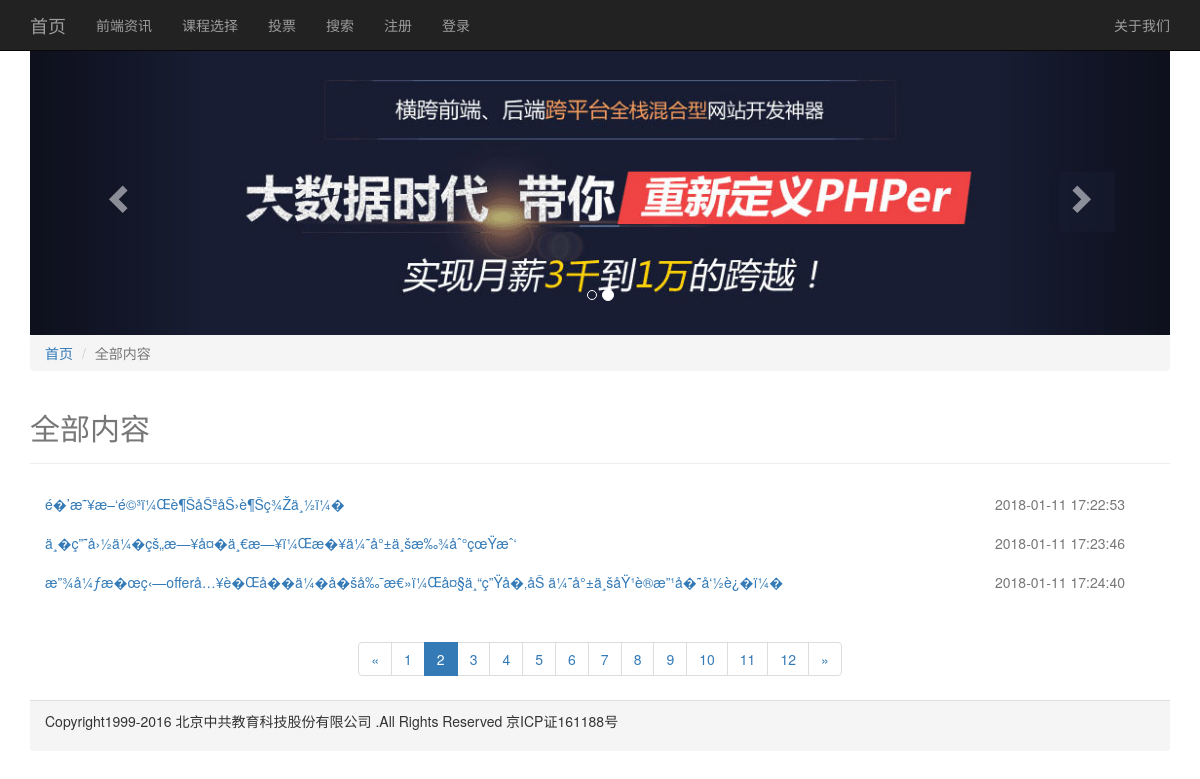
The app's page /list.php?column=全部内容&page=2 with its own data.
### tables this page shows
CREATE TABLE IF NOT EXISTS `u_article` (
  `u_id` int(10) unsigned NOT NULL AUTO_INCREMENT,
  `u_title` varchar(300) NOT NULL,
  `u_column` varchar(100) NOT NULL,
  `u_description` text NOT NULL,
  `u_keywords` varchar(100) NOT NULL,
  `u_contents` text NOT NULL,
  `u_thumb` varchar(200) NOT NULL,
  `u_author` varchar(100) NOT NULL,
  `u_add_date` varchar(50) NOT NULL,
  PRIMARY KEY (`u_id`)
);

### list.php (the view, shortened to what this page needs)
<!DOCTYPE html>
<?php
$con = new mysqli('localhost', 'root', 'root', 'myitem');
$column = empty($_GET['column']) ? '全部内容' : $_GET['column'];
$pageSize = 3;
$pages = empty($_GET['page']) ? 1 : $_GET['page'];
$pageStart = ($pages - 1) * $pageSize;
if( $column == '全部内容' )
{
    $sql = "SELECT * FROM u_article ORDER BY u_id LIMIT $pageStart,$pageSize";
    $sqlTotal = "SELECT * FROM u_article";
}
else
{
    $sql = "SELECT * FROM u_article WHERE u_column='$column' ORDER BY u_id LIMIT $pageStart,$pageSize";
    $sqlTotal = "SELECT * FROM u_article WHERE u_column='$column' ORDER BY u_id";
}
$result = $con->query($sql);
$resultTotal = $con->query($sqlTotal);
$pageNum = ceil($resultTotal->num_rows/$pageSize);
?>
<html lang="zh-CN">
<head>
    <?php include "include/head.php"; ?>
</head>
<body>
<?php include "include/navbar.php"; ?>
<div class="container">
    <ol class="breadcrumb">
        <li><a href="index.php">首页</a></li>
        <li class="active"><?php echo $column; ?></li>
    </ol>
    <div class="page-header">
        <h2 class="text-muted"><?php echo $column; ?></h2>
    </div>
    <ul class=" list-group list">
        <?php
        if ($result->num_rows > 0) {
            while ($row = $result->fetch_assoc()) {
                ?>
                <li class="list-group-item row">
                    <a href="#" class="col-md-10"><?php echo $row['u_title'] ?></a>
                    <span class="text-muted col-md-2"><?php echo date('Y-m-d H:i:s', $row['u_add_date']) ?></span>
                </li>
                <?php
            }
        } else {
            echo '此栏目下没有文章';
        }
        ?>
    </ul>
    <nav aria-label="Page navigation" class="text-center">
        <ul class="pagination">
            <li>
                <a href="list.php?column=<?php echo $column;?>&page=<?php echo $pages-1;?>" aria-label="Previous"  class="<?php if($pages==1) echo 'btn disabled'?>">
                    <span aria-hidden="true">&laquo;</span>
                </a>
            </li>
            <?php
                for ($i=1;$i<=$pageNum;$i++) {
            ?>
            <li class="<?php if ($i==$pages) echo 'active';?>"><a href="list.php?column=<?php echo $column;?>&page=<?php echo $i;?>"><?php echo $i?></a></li>
            <?php
                }
            ?>
            <li>
                <a href="list.php?column=<?php echo $column;?>&page=<?php echo $pages+1;?>" aria-label="Next" class="<?php if($pages==$pageNum) echo 'btn disabled'?>">
                    <span aria-hidden="true">&raquo;</span>
                </a>
            </li>
        </ul>
    </nav>
</div>
</body>
</html>

### css/public.css (style rules this page uses)
body { padding-top: 50px; }
.list>* { border: none; }

### records on screen
u_article: u_title "é�’æ˜¥æ–‘é©³ï¼Œè¶ŠåŠªåŠ›è¶Šç¾Žä¸½ï¼�", u_add_date "2018-01-11 17:22:53"
u_article: u_title "ä¸�ç”˜å›½ä¼�çš„æ—¥å¤�ä¸€æ—¥ï¼Œæ�¥ä¼˜å°±ä¸šæ‰¾åˆ°çœŸæˆ‘", u_add_date "2018-01-11 17:23:46"
u_article: u_title "æ”¾å¼ƒæ�œç‹—offerå…¥è�Œå��ä¼�å�šå‰¯æ€»ï¼Œå¤§ä¸“ç”Ÿå�‚åŠ ä¼˜å°±ä¸šåŸ¹è®­æ”¹å�˜å‘½è¿�ï¼�", u_add_date "2018-01-11 17:24:40"

### other values on screen
$column "全部内容"
